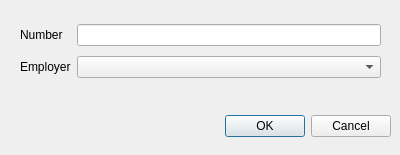
<?xml version="1.0" encoding="UTF-8"?>
<ui version="4.0">
 <class>addPhone</class>
 <widget class="QDialog" name="addPhone">
  <property name="geometry">
   <rect>
    <x>0</x>
    <y>0</y>
    <width>400</width>
    <height>155</height>
   </rect>
  </property>
  <property name="windowTitle">
   <string>Dialog</string>
  </property>
  <widget class="QDialogButtonBox" name="buttonBox">
   <property name="geometry">
    <rect>
     <x>50</x>
     <y>110</y>
     <width>341</width>
     <height>32</height>
    </rect>
   </property>
   <property name="orientation">
    <enum>Qt::Horizontal</enum>
   </property>
   <property name="standardButtons">
    <set>QDialogButtonBox::Cancel|QDialogButtonBox::Ok</set>
   </property>
  </widget>
  <widget class="QWidget" name="">
   <property name="geometry">
    <rect>
     <x>20</x>
     <y>20</y>
     <width>361</width>
     <height>62</height>
    </rect>
   </property>
   <layout class="QGridLayout" name="gridLayout">
    <item row="0" column="0">
     <widget class="QLabel" name="label">
      <property name="text">
       <string>Number</string>
      </property>
     </widget>
    </item>
    <item row="0" column="1">
     <widget class="QLineEdit" name="lineEdit"/>
    </item>
    <item row="1" column="0">
     <widget class="QLabel" name="label_2">
      <property name="text">
       <string>Employer</string>
      </property>
     </widget>
    </item>
    <item row="1" column="1">
     <widget class="QComboBox" name="comboBox"/>
    </item>
   </layout>
  </widget>
 </widget>
 <resources/>
 <connections>
  <connection>
   <sender>buttonBox</sender>
   <signal>accepted()</signal>
   <receiver>addPhone</receiver>
   <slot>accept()</slot>
   <hints>
    <hint type="sourcelabel">
     <x>248</x>
     <y>254</y>
    </hint>
    <hint type="destinationlabel">
     <x>157</x>
     <y>274</y>
    </hint>
   </hints>
  </connection>
  <connection>
   <sender>buttonBox</sender>
   <signal>rejected()</signal>
   <receiver>addPhone</receiver>
   <slot>reject()</slot>
   <hints>
    <hint type="sourcelabel">
     <x>316</x>
     <y>260</y>
    </hint>
    <hint type="destinationlabel">
     <x>286</x>
     <y>274</y>
    </hint>
   </hints>
  </connection>
 </connections>
</ui>
